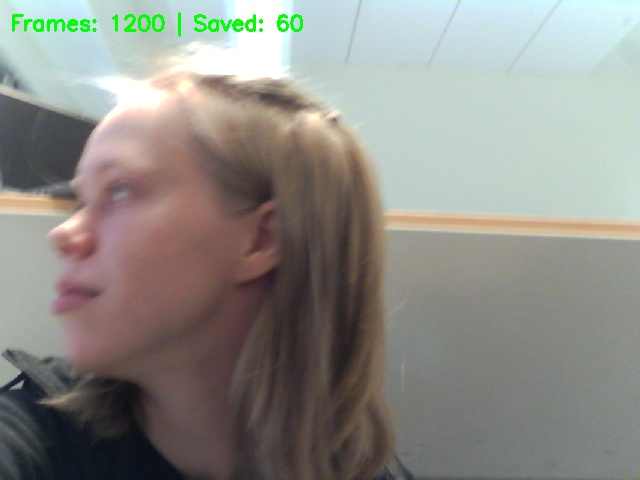
#> input picture FaceReg/Trainer/Aliisa/1214.0588306945533.jpg, 640 x 480 px, given in place of the camera
$ python KameraFilter.py
#> lines starting #> are read from the running program, lines starting #| are printed output that depends on the picture; after the words box and inside, x2 and y2 are one past the last pixel; in counts of white or black regions, pixels touching at a corner belong together
import cv2
import time

capture = cv2.VideoCapture(0, cv2.CAP_V4L2)
capture.set(cv2.CAP_PROP_FRAME_WIDTH, 640)
capture.set(cv2.CAP_PROP_FRAME_HEIGHT, 480)
capture.set(cv2.CAP_PROP_FPS, 30)
capture.set(cv2.CAP_PROP_BUFFERSIZE, 1)

# Print actual settings
print("Actual W,H,FPS:",
      capture.get(cv2.CAP_PROP_FRAME_WIDTH),
      capture.get(cv2.CAP_PROP_FRAME_HEIGHT),
      capture.get(cv2.CAP_PROP_FPS))

bg_subtractor = cv2.createBackgroundSubtractorMOG2(history=200, varThreshold=16, detectShadows=False)

mode = "threshold"

prev_time = time.time()
fps = 0.0

save_fps = 15.0
fourcc = cv2.VideoWriter_fourcc(*"XVID")
out = cv2.VideoWriter("output.avi", fourcc, save_fps, (640, 480))

while True:
    ret, frame = capture.read()
#> frame is the input picture: shape (480, 640, 3); mean B, G, R 135.5, 141.2, 142.1
    if not ret:
        print("Failed to read frame")
        break

    frame = cv2.flip(frame, 1)
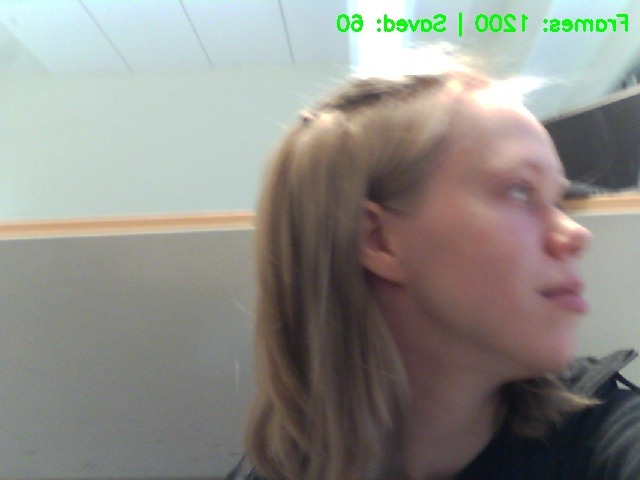
#> frame: shape (480, 640, 3); mean B, G, R 135.5, 141.2, 142.1
    display_frame = frame.copy()

    if mode == "threshold":
        gray = cv2.cvtColor(frame, cv2.COLOR_BGR2GRAY)
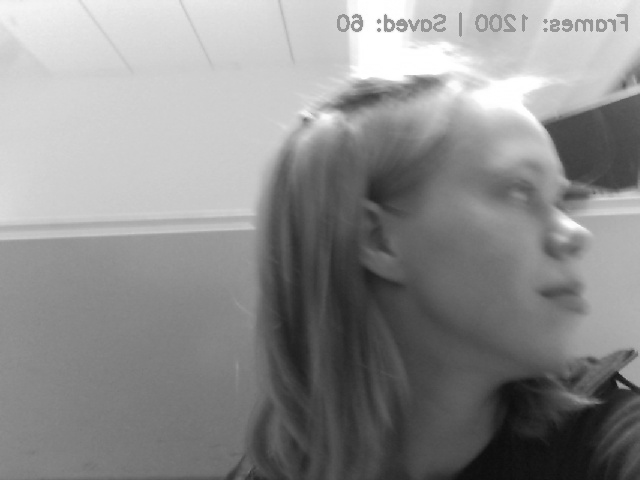
#> gray: shape (480, 640); min 13, max 255, mean 140.9
        _, th = cv2.threshold(gray, 127, 255, cv2.THRESH_BINARY)
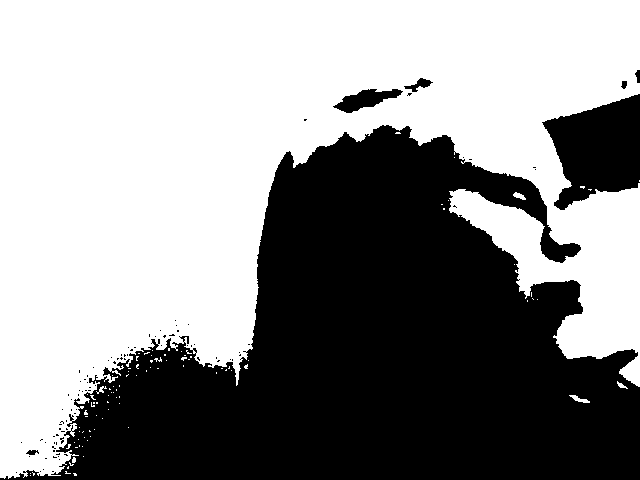
#> th: shape (480, 640); 56.6% white; 93 black regions (86 under 20 px), largest, box (x1, y1, x2, y2) and area: (0, 125, 640, 480) 124514, (542, 94, 640, 210) 7339, (333, 89, 403, 113) 827
        display_frame = cv2.cvtColor(th, cv2.COLOR_GRAY2BGR)

    elif mode == "edge":
        gray = cv2.cvtColor(frame, cv2.COLOR_BGR2GRAY)
        edges = cv2.Canny(gray, 100, 200)
        display_frame = cv2.cvtColor(edges, cv2.COLOR_GRAY2BGR)

    elif mode == "bg_sub":
        fg_mask = bg_subtractor.apply(frame)
        fg_mask = cv2.medianBlur(fg_mask, 5)
        display_frame = cv2.bitwise_and(frame, frame, mask=fg_mask)

    elif mode == "contour":
        gray = cv2.cvtColor(frame, cv2.COLOR_BGR2GRAY)
        blur = cv2.GaussianBlur(gray, (5, 5), 0)
        _, thresh = cv2.threshold(blur, 0, 255, cv2.THRESH_BINARY + cv2.THRESH_OTSU)
        contours, _ = cv2.findContours(thresh, cv2.RETR_EXTERNAL, cv2.CHAIN_APPROX_SIMPLE)
        display_frame = frame.copy()
        cv2.drawContours(display_frame, contours, -1, (0, 255, 0), 2)

    curr_time = time.time()
    dt = curr_time - prev_time
    inst_fps = 1.0 / dt if dt > 0 else 0.0
    fps = 0.9 * fps + 0.1 * inst_fps
    prev_time = curr_time

    cv2.putText(display_frame, f"FPS: {fps:.1f} Mode: {mode}", (10, 30),
                cv2.FONT_HERSHEY_SIMPLEX, 1, (0, 255, 0), 2)
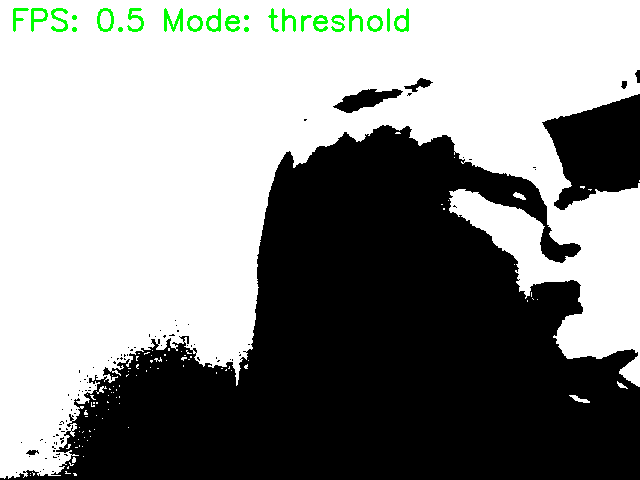
#> display_frame: shape (480, 640, 3); mean B, G, R 142.2, 144.4, 142.2

    out.write(display_frame)
    cv2.imshow("Live Video", display_frame)

    key = cv2.waitKey(1) & 0xFF
#> (key e is pressed here)
    if key == ord("t"):
        mode = "threshold"
    elif key == ord("e"):
        mode = "edge"
    elif key == ord("b"):
        mode = "bg_sub"
    elif key == ord("c"):
        mode = "contour"
    elif key == ord("n"):
        mode = "normal"
    elif key == ord("q"):
        break

capture.release()
out.release()
cv2.destroyAllWindows()

$ run again, on FaceReg/Trainer/Aliisa/13168.060179554575.jpg
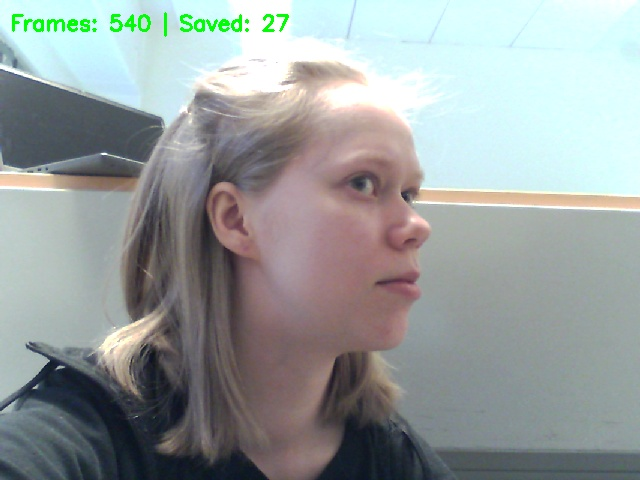
#> input picture FaceReg/Trainer/Aliisa/13168.060179554575.jpg, 640 x 480 px, given in place of the camera
#> frame is the input picture: shape (480, 640, 3); mean B, G, R 157.8, 158.3, 151.5
#> `_, th = cv2.threshold(gray, 127, 255, cv2.THRESH_BINARY)`:
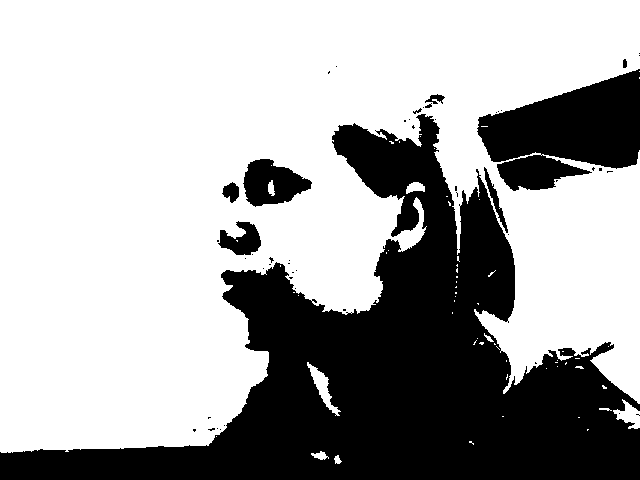
#> th: shape (480, 640); 66.4% white; 51 black regions (41 under 20 px), largest, box (x1, y1, x2, y2) and area: (0, 114, 640, 480) 86791, (477, 69, 640, 191) 12456, (243, 159, 312, 207) 2093
#> `cv2.putText(display_frame, f"FPS: {fps:.1f} Mode: {mode}", (10, 30), c..`:
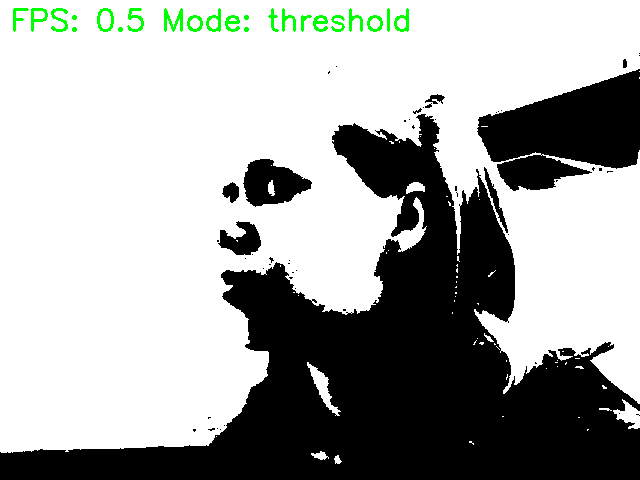
#> display_frame: shape (480, 640, 3); mean B, G, R 167.3, 169.4, 167.3

$ run again, on FaceReg/Trainer/Aliisa/13632.322021119402.jpg
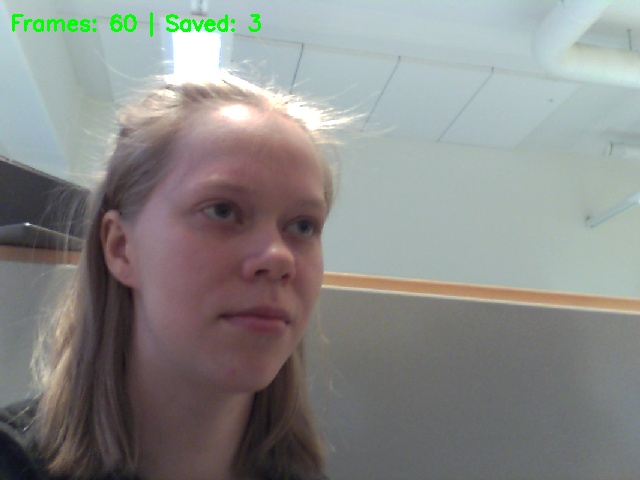
#> input picture FaceReg/Trainer/Aliisa/13632.322021119402.jpg, 640 x 480 px, given in place of the camera
#> frame is the input picture: shape (480, 640, 3); mean B, G, R 136, 138, 137.4
#> `_, th = cv2.threshold(gray, 127, 255, cv2.THRESH_BINARY)`:
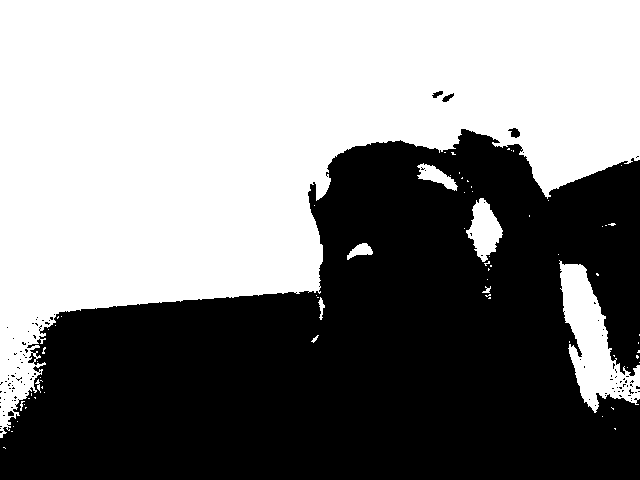
#> th: shape (480, 640); 51.5% white; 109 black regions (104 under 20 px), largest, box (x1, y1, x2, y2) and area: (0, 129, 640, 480) 148545, (508, 128, 520, 138) 75, (442, 93, 454, 102) 51, (432, 91, 443, 98) 44, (8, 411, 14, 416) 25
#> `cv2.putText(display_frame, f"FPS: {fps:.1f} Mode: {mode}", (10, 30), c..`:
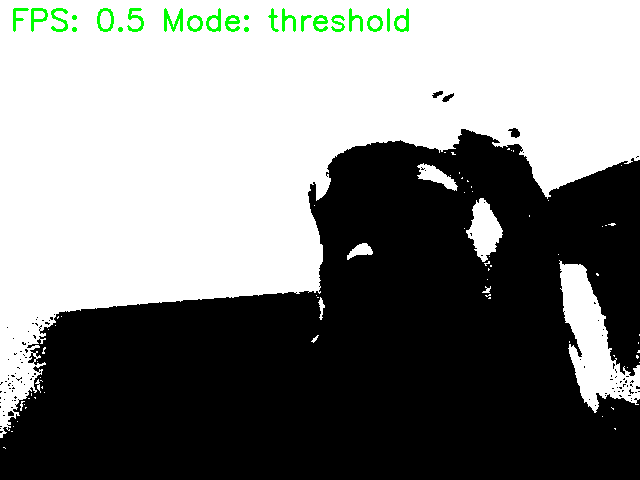
#> display_frame: shape (480, 640, 3); mean B, G, R 129.1, 131.3, 129.1

$ run again, on FaceReg/Trainer/Aliisa/17412.150311093643.jpg
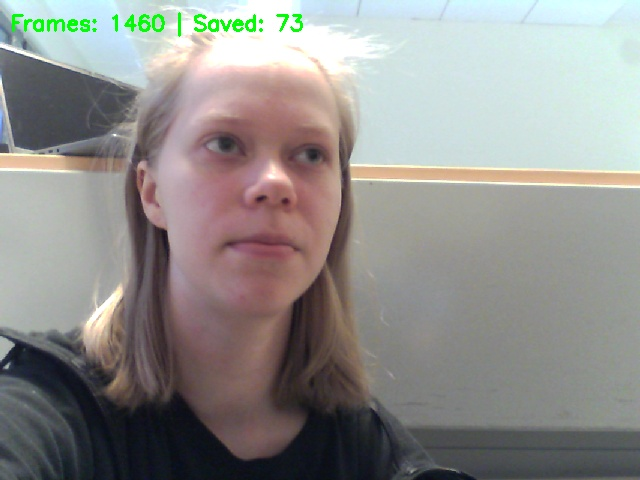
#> input picture FaceReg/Trainer/Aliisa/17412.150311093643.jpg, 640 x 480 px, given in place of the camera
#> frame is the input picture: shape (480, 640, 3); mean B, G, R 140.6, 143.2, 144.5
#> `_, th = cv2.threshold(gray, 127, 255, cv2.THRESH_BINARY)`:
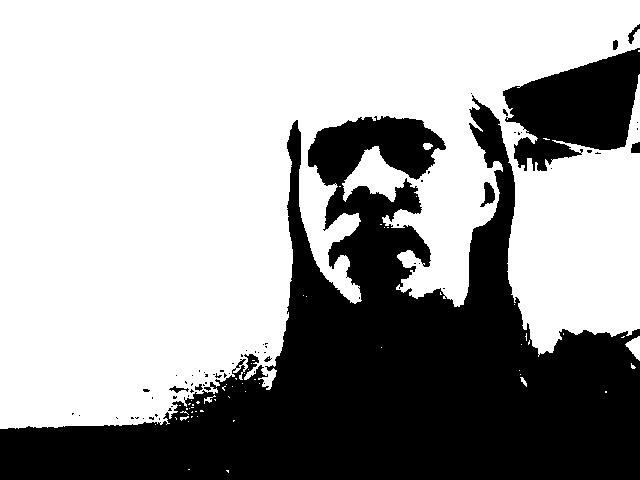
#> th: shape (480, 640); 63.3% white; 67 black regions (57 under 20 px), largest, box (x1, y1, x2, y2) and area: (0, 95, 640, 480) 101751, (503, 48, 640, 171) 10333, (480, 182, 495, 207) 198
#> `cv2.putText(display_frame, f"FPS: {fps:.1f} Mode: {mode}", (10, 30), c..`:
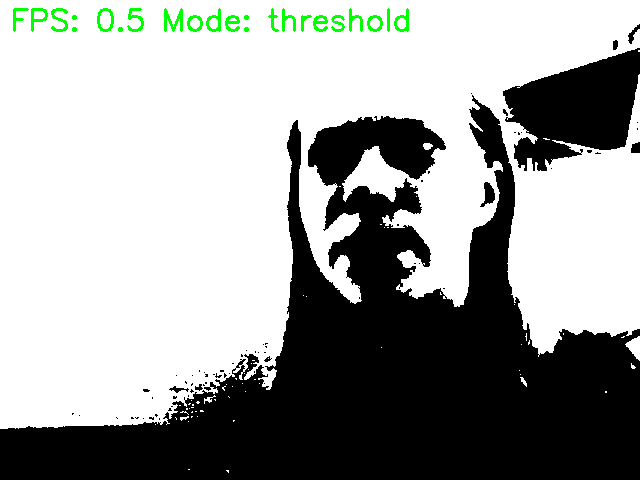
#> display_frame: shape (480, 640, 3); mean B, G, R 159.1, 161.3, 159.1
